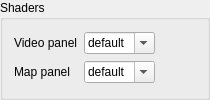
             <widget class="QGroupBox" name="groupBoxShaders">
              <property name="sizePolicy">
               <sizepolicy hsizetype="Preferred" vsizetype="Maximum">
                <horstretch>0</horstretch>
                <verstretch>0</verstretch>
               </sizepolicy>
              </property>
              <property name="title">
               <string>Shaders</string>
              </property>
              <layout class="QGridLayout" name="gridLayout_4">
               <item row="1" column="1">
                <widget class="QComboBox" name="comboBoxMapPanelShader">
                 <property name="sizePolicy">
                  <sizepolicy hsizetype="MinimumExpanding" vsizetype="Fixed">
                   <horstretch>0</horstretch>
                   <verstretch>0</verstretch>
                  </sizepolicy>
                 </property>
                 <property name="maximumSize">
                  <size>
                   <width>100</width>
                   <height>16777215</height>
                  </size>
                 </property>
                 <property name="toolTip">
                  <string>Select which vertex and fragment shaders will be used for texture handling</string>
                 </property>
                 <property name="editable">
                  <bool>true</bool>
                 </property>
                 <property name="currentIndex">
                  <number>0</number>
                 </property>
                 <item>
                  <property name="text">
                   <string>default</string>
                  </property>
                 </item>
                 <item>
                  <property name="text">
                   <string>bilinear</string>
                  </property>
                 </item>
                 <item>
                  <property name="text">
                   <string>bicubic</string>
                  </property>
                 </item>
                 <item>
                  <property name="text">
                   <string>legacy</string>
                  </property>
                 </item>
                </widget>
               </item>
               <item row="0" column="1">
                <widget class="QComboBox" name="comboBoxVideoPanelShader">
                 <property name="sizePolicy">
                  <sizepolicy hsizetype="MinimumExpanding" vsizetype="Fixed">
                   <horstretch>0</horstretch>
                   <verstretch>0</verstretch>
                  </sizepolicy>
                 </property>
                 <property name="maximumSize">
                  <size>
                   <width>100</width>
                   <height>16777215</height>
                  </size>
                 </property>
                 <property name="toolTip">
                  <string>Select which vertex and fragment shaders will be used for texture handling</string>
                 </property>
                 <property name="editable">
                  <bool>true</bool>
                 </property>
                 <property name="currentIndex">
                  <number>0</number>
                 </property>
                 <item>
                  <property name="text">
                   <string>default</string>
                  </property>
                 </item>
                 <item>
                  <property name="text">
                   <string>bilinear</string>
                  </property>
                 </item>
                 <item>
                  <property name="text">
                   <string>bicubic</string>
                  </property>
                 </item>
                 <item>
                  <property name="text">
                   <string>legacy</string>
                  </property>
                 </item>
                </widget>
               </item>
               <item row="0" column="0">
                <widget class="QLabel" name="label_12">
                 <property name="sizePolicy">
                  <sizepolicy hsizetype="MinimumExpanding" vsizetype="Preferred">
                   <horstretch>0</horstretch>
                   <verstretch>0</verstretch>
                  </sizepolicy>
                 </property>
                 <property name="minimumSize">
                  <size>
                   <width>0</width>
                   <height>0</height>
                  </size>
                 </property>
                 <property name="maximumSize">
                  <size>
                   <width>100</width>
                   <height>16777215</height>
                  </size>
                 </property>
                 <property name="text">
                  <string>Video panel</string>
                 </property>
                </widget>
               </item>
               <item row="1" column="0">
                <widget class="QLabel" name="label_13">
                 <property name="sizePolicy">
                  <sizepolicy hsizetype="MinimumExpanding" vsizetype="Preferred">
                   <horstretch>0</horstretch>
                   <verstretch>0</verstretch>
                  </sizepolicy>
                 </property>
                 <property name="minimumSize">
                  <size>
                   <width>0</width>
                   <height>0</height>
                  </size>
                 </property>
                 <property name="maximumSize">
                  <size>
                   <width>100</width>
                   <height>16777215</height>
                  </size>
                 </property>
                 <property name="text">
                  <string>Map panel</string>
                 </property>
                </widget>
               </item>
               <item row="0" column="2">
                <spacer name="horizontalSpacer_4">
                 <property name="orientation">
                  <enum>Qt::Horizontal</enum>
                 </property>
                 <property name="sizeHint" stdset="0">
                  <size>
                   <width>40</width>
                   <height>20</height>
                  </size>
                 </property>
                </spacer>
               </item>
              </layout>
             </widget>
